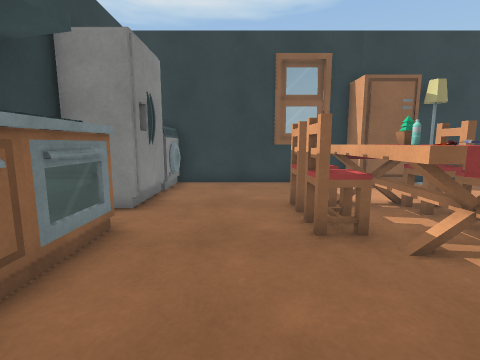
[1] (above)

24 first-person views from a walk through a scene from a Unity 3-D project. The camera is 1.2 m above the floor, tilts 8° down and sees 85° across. The floor is counted in squares, 0.68 m on a side. Each view is taken from the middle of a square. On the plan, view 1 faces up. The plan holds only what a view shows up to about 15 squares ahead; the rest is blank. The place goes on beyond the plan. The player is left out. Some surface patterns are stand-ins.

[2]
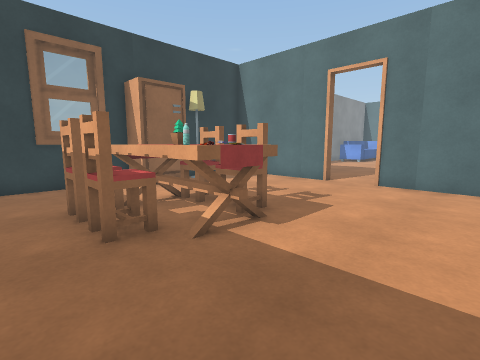

[3]
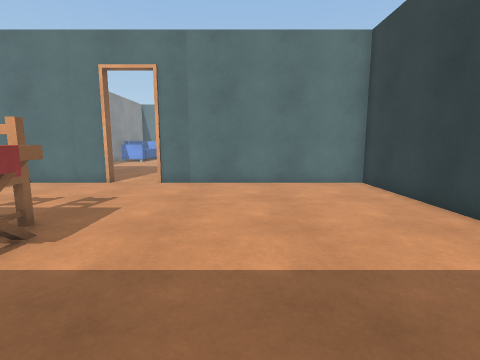

[4]
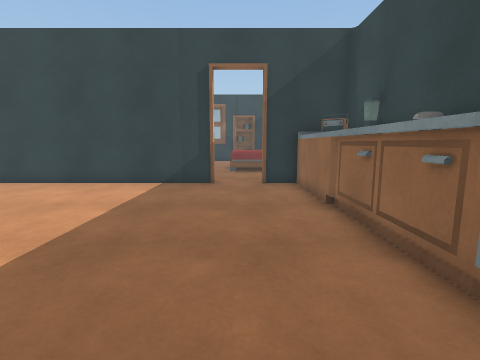

[5]
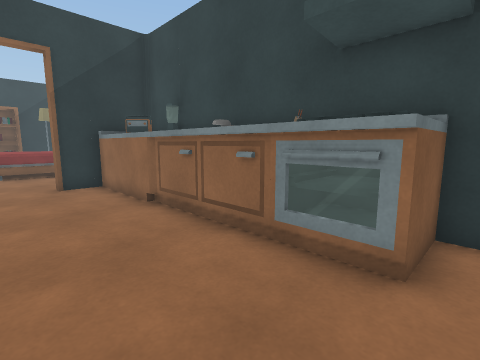

[6]
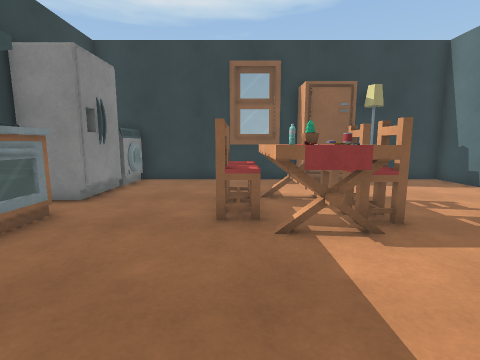

[7]
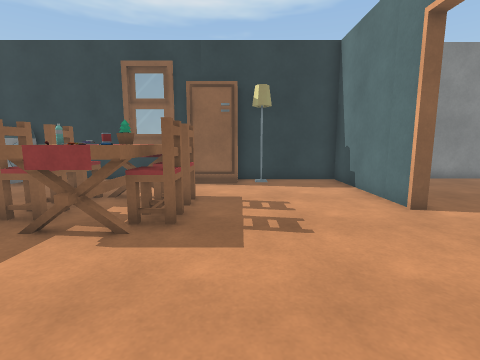

[8]
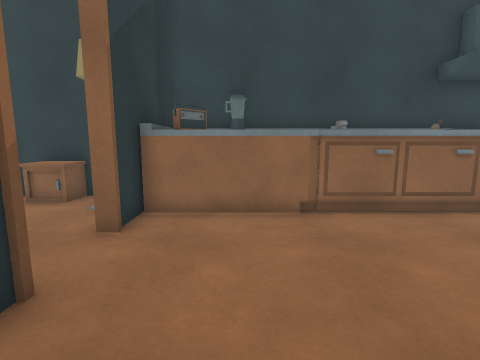

[9]
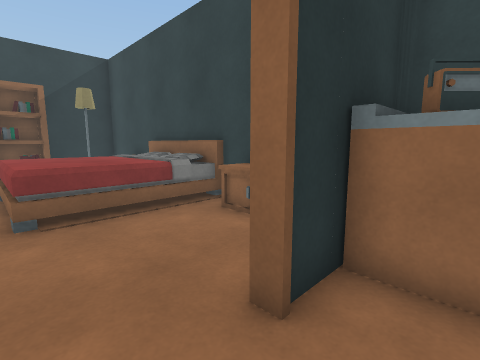

[10]
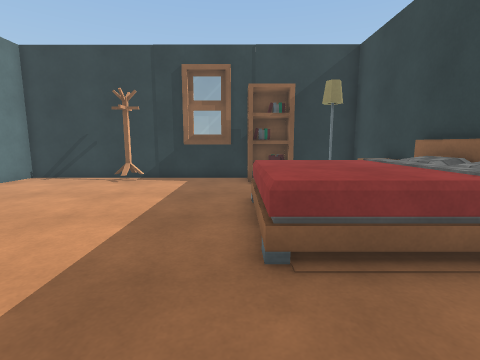

[11]
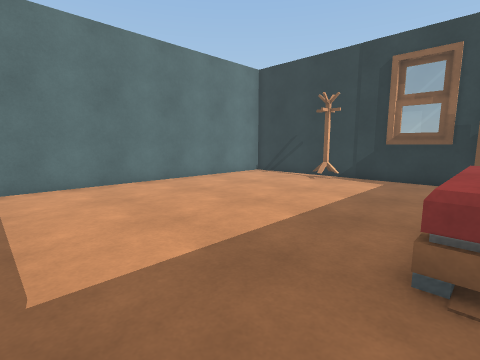

[12]
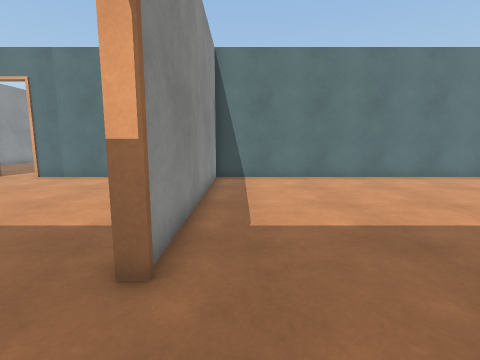

[13]
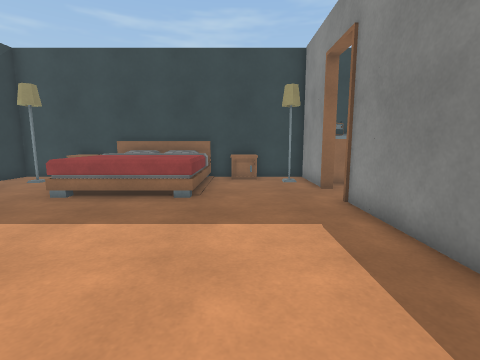

[14]
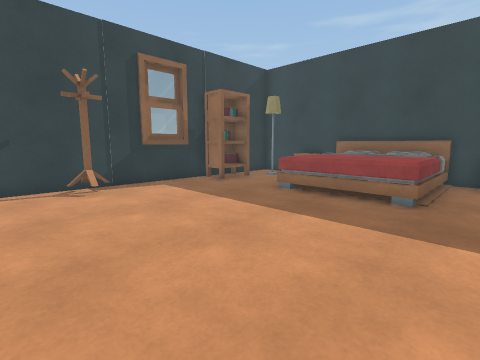

[15]
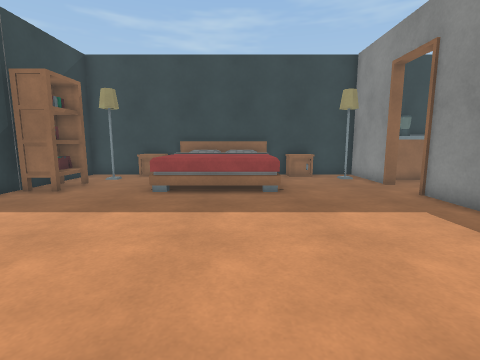

[16]
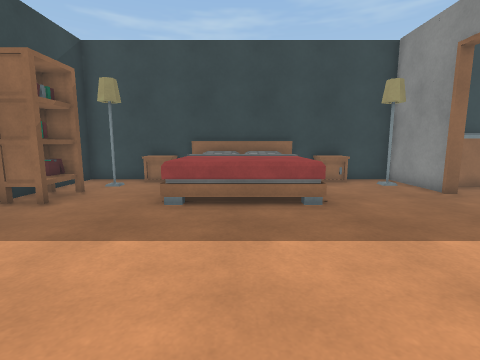

[17]
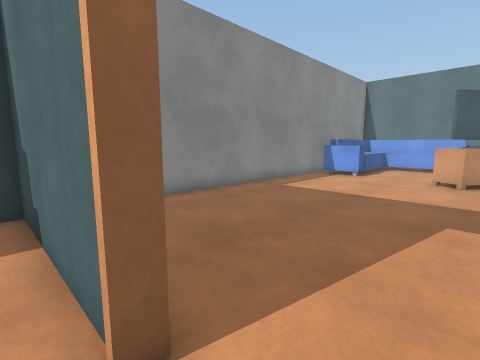

[18]
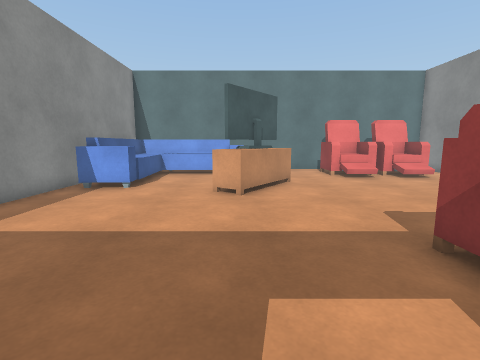

[19]
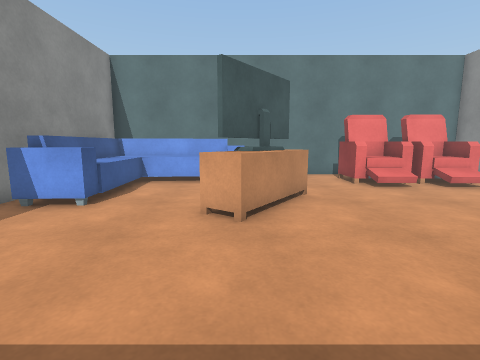

[20]
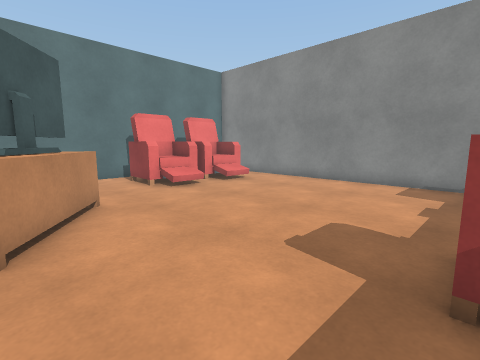

[21]
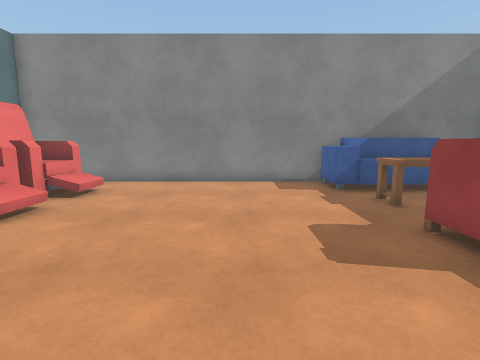

[22]
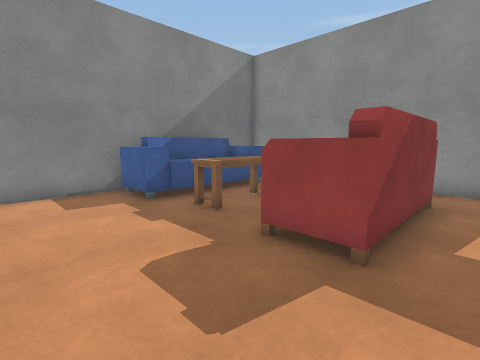

[23]
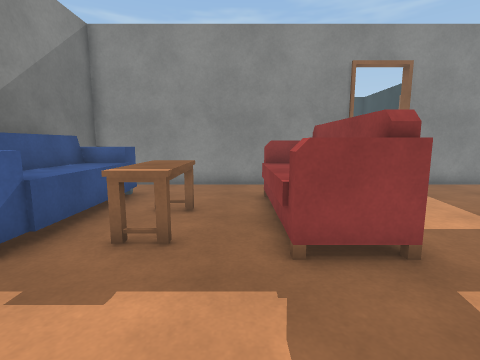

[24]
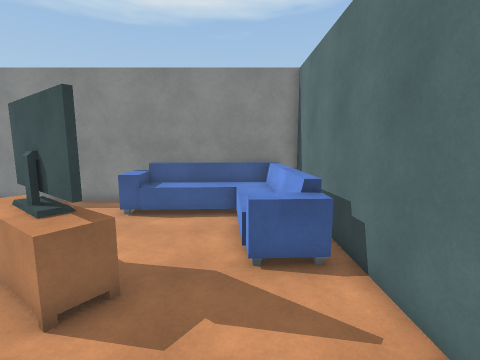

### Floor plan
Ten units are one square. View 1 is at (0, 0); x grows to the right and y downward. Boxes are objects, and circles mark ways between rooms. Rooms are numbered by the first view taken in them; rooms with no view inside come last. Other rooms are left out.
<svg viewBox="-53 -125 386 335">
<path fill="none" stroke="#000" d="M11 55 116 55 116 -38M-48 -71 -48 55 -10 55M49 -117 -34 -117M116 -58 116 -117 69 -117M5 203 116 203 116 57 11 57 11 55M-10 55 -10 57 -48 57 -48 203 -16 203M-38 160 -38 174M-48 82 -38 82 -38 94 -48 94M328 10 328 -120 152 -120M119 -26 119 70 328 70M120 -58 116 -58M328 41 328 32M119 -92 119 -65"/>
<rect x="-45" y="35" width="20" height="20" fill="#bbb"><title>radio</title></rect>
<rect x="-45" y="15" width="20" height="40" fill="#bbb"><title>cabinet</title></rect>
<rect x="-45" y="-15" width="20" height="30" fill="#bbb"><title>sink</title></rect>
<rect x="-45" y="-35" width="20" height="20" fill="#bbb"><title>cabinet</title></rect>
<rect x="-45" y="-35" width="10" height="10" fill="#bbb"><title>other object</title></rect>
<rect x="-45" y="-55" width="20" height="20" fill="#bbb"><title>stove</title></rect>
<rect x="-45" y="-95" width="20" height="30" fill="#bbb"><title>fridge</title></rect>
<rect x="-45" y="-115" width="20" height="20" fill="#bbb"><title>washer</title></rect>
<rect x="5" y="-65" width="20" height="20" fill="#bbb"><title>other object</title></rect>
<rect x="5" y="-85" width="20" height="20" fill="#bbb"><title>other object</title></rect>
<rect x="25" y="-85" width="30" height="50" fill="#bbb"><title>table</title></rect>
<rect x="35" y="-65" width="10" height="10" fill="#bbb"><title>other object</title></rect>
<rect x="45" y="-115" width="30" height="20" fill="#bbb"><title>fridge</title></rect>
<rect x="55" y="-55" width="10" height="10" fill="#bbb"><title>other object</title></rect>
<rect x="55" y="-75" width="10" height="10" fill="#bbb"><title>other object</title></rect>
<rect x="-45" y="105" width="60" height="50" fill="#bbb"><title>bed</title></rect>
<rect x="-15" y="185" width="30" height="20" fill="#bbb"><title>bookshelf</title></rect>
<rect x="135" y="45" width="60" height="20" fill="#bbb"><title>sofa</title></rect>
<rect x="135" y="-25" width="60" height="30" fill="#bbb"><title>sofa</title></rect>
<rect x="155" y="15" width="40" height="20" fill="#bbb"><title>table</title></rect>
<rect x="235" y="-65" width="10" height="20" fill="#bbb"><title>other object</title></rect>
<rect x="245" y="-55" width="30" height="30" fill="#bbb"><title>TV</title></rect>
<rect x="245" y="-115" width="80" height="70" fill="#bbb"><title>sofa</title></rect>
<rect x="255" y="-35" width="10" height="10" fill="#bbb"><title>other object</title></rect>
<rect x="275" y="-45" width="10" height="10" fill="#bbb"><title>other object</title></rect>
<rect x="285" y="45" width="10" height="10" fill="#bbb"><title>chair</title></rect>
<rect x="305" y="25" width="10" height="30" fill="#bbb"><title>chair</title></rect>
<rect x="305" y="-5" width="10" height="30" fill="#bbb"><title>chair</title></rect>
<circle cx="0" cy="55" r="3" fill="#2a7"/>
<circle cx="120" cy="-45" r="3" fill="#2a7"/>
<text x="30" y="-30">1</text>
<text x="40" y="130">2</text>
<text x="230" y="-30">3</text>
</svg>
Room 1 opens to room 2. Room 1 opens to room 3.

Where each view was taken, in squares from view 1:
view 1: 0 up, 0 right, facing up
view 2: 0 up, 0 right, facing up-right
view 3: 0 up, 0 right, facing right
view 4: 6 up, 0 right, facing down
view 5: 6 up, 1 right, facing down-left
view 6: 1 down, 2 right, facing up
view 7: 1 down, 7 right, facing up
view 8: 3 down, 4 right, facing left
view 9: 4 down, 1 right, facing down-left
view 10: 7 down, 1 right, facing down
view 11: 7 down, 0 right, facing down-right
view 12: 7 down, 2 left, facing right
view 13: 9 down, 9 right, facing left
view 14: 9 down, 9 right, facing down-left
view 15: 12 down, 10 right, facing left
view 16: 13 down, 8 right, facing left
view 17: 4 up, 11 right, facing up-right
view 18: 5 up, 15 right, facing right
view 19: 5 up, 18 right, facing right
view 20: 5 up, 19 right, facing down-right
view 21: 5 up, 23 right, facing down
view 22: 3 up, 23 right, facing down-left
view 23: 1 down, 23 right, facing left
view 24: 1 down, 30 right, facing up
